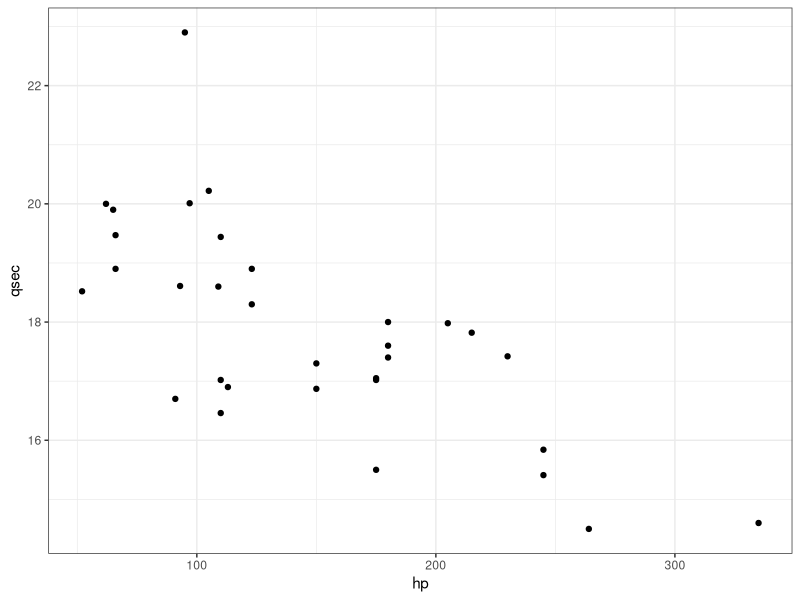

The R source for this figure:
ds <- mtcars
summary(mtcars)

#write.csv(ds, "dataset.csv")


library(tidyverse)


ggplot(ds) +
  geom_point(aes(x = hp, y = qsec)) +
  theme_bw()
